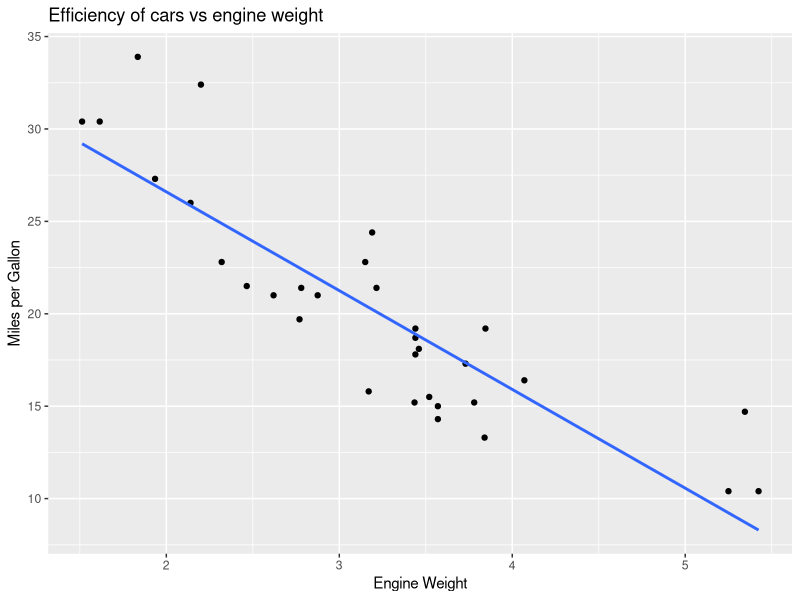

Write R code to recreate this figure.
## ---- chunk 1
1 + 3
## ---- chunk 2
knitr::opts_chunk$set(echo = TRUE)
library(ggplot2)
library(tidyverse)
library(dplyr)
## ---- chunk 3
mtcars%>%
ggplot(aes(x=wt, y=mpg)) +
geom_point() +
geom_smooth(method = 'lm', se =F)+
labs(
title= "Efficiency of cars vs engine weight",
x = "Engine Weight",
y = "Miles per Gallon"
)

